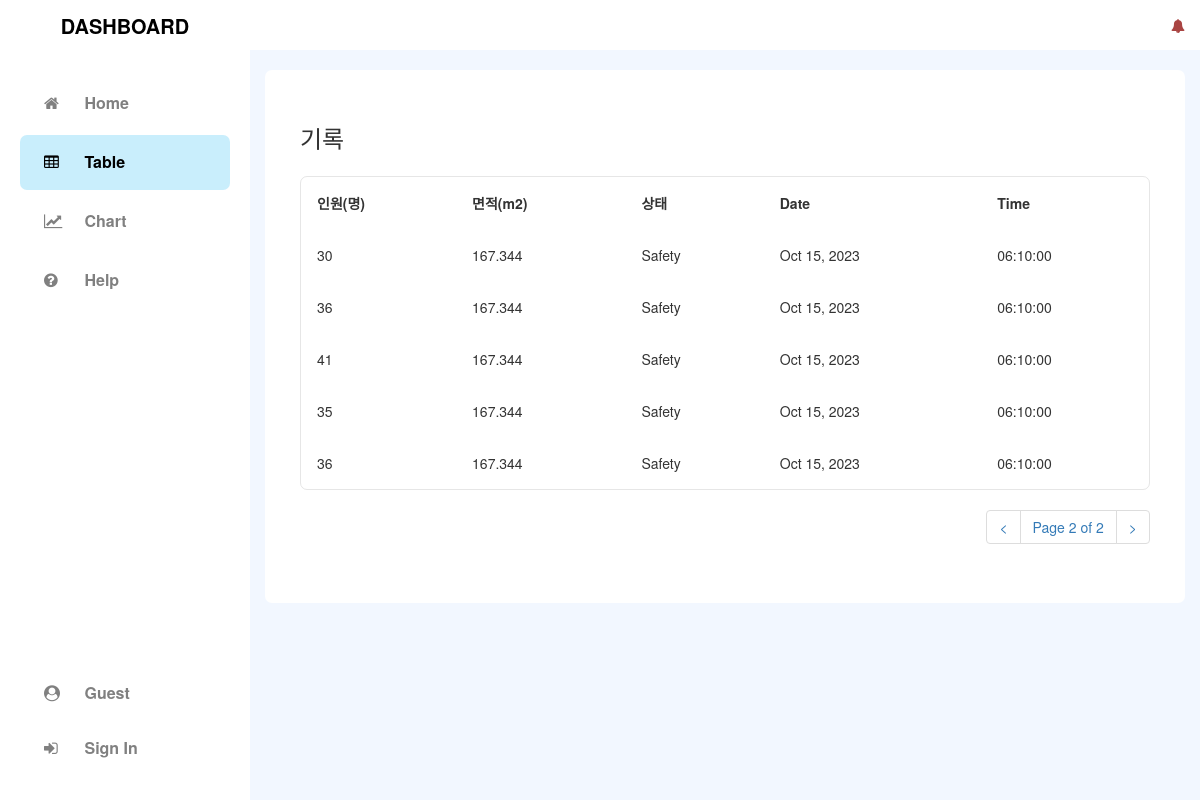
Screenshot of /table?page=2 with the database file from the repository.
### tables this page shows
CREATE TABLE IF NOT EXISTS `capstone_py` (
  `people_count` int(11) unsigned NOT NULL DEFAULT 0,
  `area_size` float unsigned NOT NULL DEFAULT 0,
  `status` text NOT NULL,
  `datetime` datetime NOT NULL DEFAULT current_timestamp(),
  PRIMARY KEY (`datetime`)
);

### assets/database/mysql_config.php (called while the page is built, shortened)
<?php
  $host = "localhost";
  $user = "root";
  $pw = "";
  $dbName = "capstone";
  try {
    $db_board = new mysqli($host, $user, $pw, $dbName);
    $db_board->set_charset("utf8");
    function query($db_board_query) {
      global $db_board;
      return $db_board->query($db_board_query);
    }
  } catch (Exception $e) {
    echo "DB 서버에 연결할 수 없습니다. 관리자에게 문의해주세요.";
  }
?>

### table/index.php (the view, shortened to what this page needs)
<?php require_once("../assets/database/mysql_config.php"); ?>
<!doctype html>
 <html class="no-js" lang="ko-KR">
<head>
  <link rel="stylesheet" href="https://cdnjs.cloudflare.com/ajax/libs/twitter-bootstrap/3.3.7/css/bootstrap.min.css"/>
  <link rel="stylesheet" href="https://cdnjs.cloudflare.com/ajax/libs/font-awesome/4.7.0/css/font-awesome.css"/>
  <link rel="stylesheet" href="../assets/css/style.css"/>
  <link rel="stylesheet" href="../assets/css/sidebar.css"/>
  <link rel="stylesheet" href="../assets/css/account.css"/>
  <link rel="stylesheet" href="../assets/css/admin.css"/>
</head>
<body>
  <div id="viewport">
    <?php require_once("../assets/components/nav/sidebar.php")?>
    <div id="content">
      <?php require_once("../assets/components/nav/header.php")?>
      <div class="container-fluid">
        <div id="layout_table">
          <div class="account-box">
            <h3>기록</h3>
            <table class="signlog-table">
              <thead>
              <tr>
                <th>인원(명)</th>
                <th>면적(m2)</th>
                <th>상태</th>
                <th>Date</th>
                <th>Time</th>
              </tr>
              </thead>
              <tbody>
                <?php
                  if(isset($_GET['page'])) {
                    $page = $_GET['page'];
                  } else {
                    $page = 1;
                  }
                  $sql = query("select * from capstone_py");
                  $row_num = mysqli_num_rows($sql);
                  $list = 5;
                  $total_page = ceil($row_num / $list);
                  $start_num = ($page-1) * $list;
                  $sql_tabledata = query("select * from capstone_py order by datetime desc limit $start_num, $list");
                  while($table_data = $sql_tabledata->fetch_array()) {
                    $table_data_people_count = $table_data['people_count'];
                    $table_data_area_size = $table_data['area_size'];
                    $table_data_status = $table_data['status'];
                    $table_data_datetime = $table_data['datetime'];
                    $table_data_date = date("M d, Y", strtotime($table_data_datetime));
                    $table_data_time = date("H:m:s", strtotime($table_data_datetime));
                ?>
                <tr>
                  <td data-th="인원(명)"><?php echo $table_data_people_count; ?></td>
                  <td data-th="면적(m2)"><?php echo $table_data_area_size; ?></td>
                  <td data-th="상태"><?php echo $table_data_status; ?></td>
                  <td data-th="Date"><?php echo $table_data_date; ?></td>
                  <td data-th="Time"><?php echo $table_data_time; ?></td>
                </tr>
                <?php } ?>
              </tbody>
            </table>
            <nav class="text-right">
              <div id="page_num">
                <ul class="pagination">
                  <?php
                    if($total_page != 0) {
                      if($page <= 1) {
                        echo "<li><a><</a></li>";
                      } else {
                        $pre = $page - 1;
                        echo "<li><a href='../table?page=$pre'><</a></li>";
                      }
                      echo "<li><a>Page $page of $total_page</a></li>";
                      if($page >= $total_page) {
                        echo "<li><a>></a></li>";
                      } else {
                      $next = $page + 1;
                        echo "<li><a href='../table?page=$next'>></a></li>";
                      }
                    }
                  ?>
                </ul>
              </div>
            </nav>
          </div>
        </div>
      </div>
    </div>
  </div>
</body>
</html>

### assets/css/style.css (style rules this page uses)
body { background-color: #F2F7FF; }
#viewport { padding-left: 250px; -webkit-transition: all 0.5s ease; -moz-transition: all 0.5s ease; -o-transition: all 0.5s ease; transition: all 0.5s ease; }
#content { width: 100%; position: relative; margin-right: 0; }

### assets/css/account.css (style rules this page uses)
.account-box { background: white; border-radius: 7px; padding: 35px; }
.account-box:first-child { margin-bottom: 15px; }
.account-box:last-child { margin-bottom: 15px; }
.signlog-table { margin-top: 25px; width: 100%; border: 1px solid rgb(128, 128, 128, .2); border-radius: 7px; overflow: hidden; border-collapse: unset; }
.signlog-table tr { border-top: 1px solid #ddd; border-bottom: 1px solid #ddd; }
.signlog-table th { display: none; }
.signlog-table td { display: block; }
.signlog-table td:first-child { padding-top: 8px; }
.signlog-table td:last-child { padding-bottom: 8px; }
.signlog-table td:before { content: attr(data-th) ": "; font-weight: bold; width: 80px; display: inline-block; }
@media (min-width: 480px) { .signlog-table td:before { display: none; } }
.signlog-table td, .signlog-table th { text-align: left; }
@media (min-width: 480px) { .signlog-table td, .signlog-table th { display: table-cell; padding: 4px 8px; } }
@media (min-width: 480px) { .signlog-table td:first-child, .signlog-table th:first-child { padding-left: 0; } }
@media (min-width: 480px) { .signlog-table td:last-child, .signlog-table th:last-child { padding-right: 0; } }
.signlog-table tr { border-color: #46637f; }
.signlog-table td, .signlog-table th { margin: 8px 16px; }
@media (min-width: 480px) { .signlog-table td, .signlog-table th { padding: 16px !important; } }

### rows the page displays
capstone_py: people_count "30", area_size "167.344", status "Safety", datetime "Oct 15, 2023", datetime "06:10:00"
capstone_py: people_count "36", area_size "167.344", status "Safety", datetime "Oct 15, 2023", datetime "06:10:00"
capstone_py: people_count "41", area_size "167.344", status "Safety", datetime "Oct 15, 2023", datetime "06:10:00"
capstone_py: people_count "35", area_size "167.344", status "Safety", datetime "Oct 15, 2023", datetime "06:10:00"
capstone_py: people_count "36", area_size "167.344", status "Safety", datetime "Oct 15, 2023", datetime "06:10:00"

### other values shown
$page "2"
$total_page "2"
